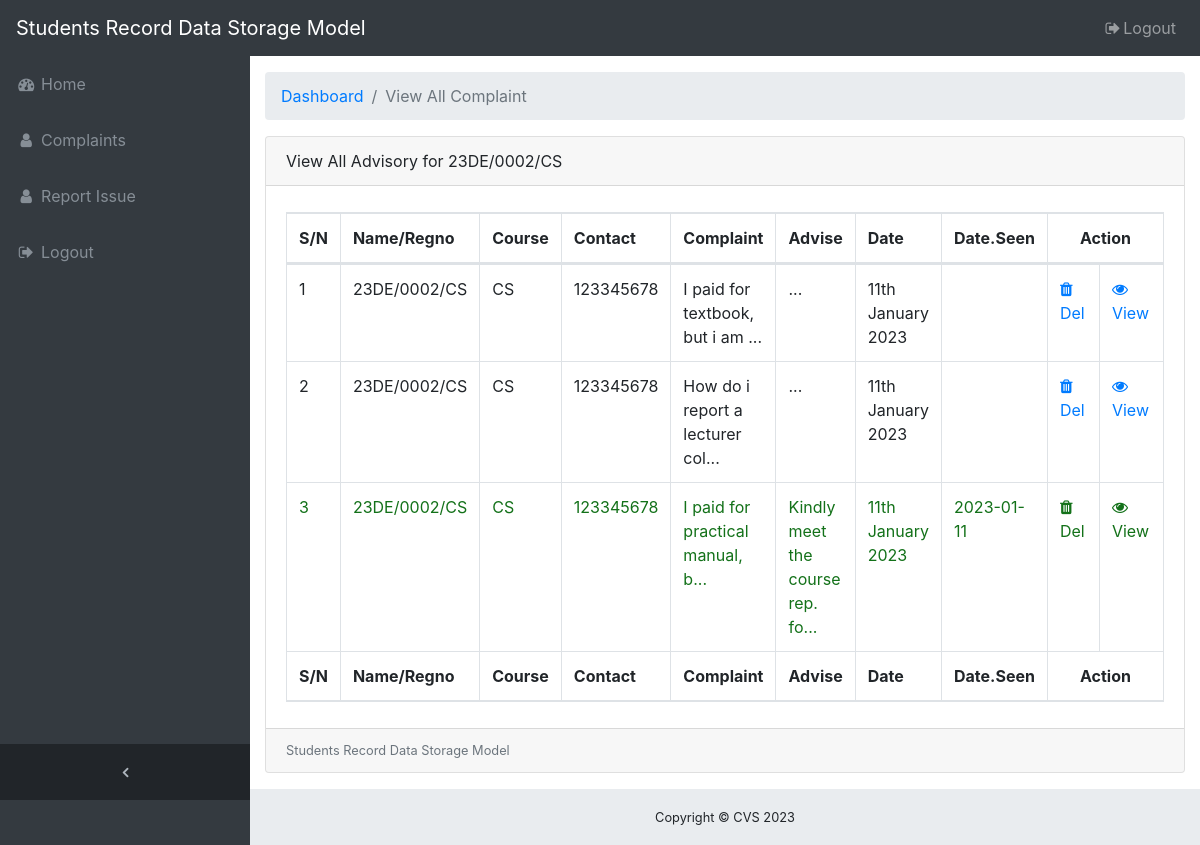
Screenshot of /admin/scomplain.php (signed in) with the database file from the repository.
### tables this page shows
CREATE TABLE IF NOT EXISTS `complaint` (
  `id` int(30) NOT NULL AUTO_INCREMENT,
  `regno` varchar(50) NOT NULL,
  `course` varchar(200) NOT NULL,
  `level` varchar(50) NOT NULL,
  `contact` varchar(20) NOT NULL,
  `complaint` longtext NOT NULL,
  `status` varchar(20) NOT NULL,
  `advise` mediumtext NOT NULL,
  `datetreaded` varchar(50) NOT NULL,
  `datereg` varchar(50) NOT NULL,
  PRIMARY KEY (`id`)
);

### admin/scomplain.php (the view, shortened to what this page needs)
<?php
require_once('db.php');
?>
<!DOCTYPE html>
<html lang="en">
<?php include_once('shead.php'); ?>
  <div class="content-wrapper">
    <div class="container-fluid">
      <ol class="breadcrumb">
        <li class="breadcrumb-item">
          <a href="#">Dashboard</a>
        </li>
        <li class="breadcrumb-item active">View All Complaint</li>
      </ol>
      <div class="card mb-3">
        <div class="card-header">
           View All Advisory for <?php echo $_SESSION['regno'];?></div>
        <div class="card-body">
          <div class="table-responsive">
          <form method="POST" action="">
            <table class="table table-bordered" id="dataTable" width="100%" cellspacing="0">
              <thead>
                <tr>
				  <th>S/N</th>
                  <th>Name/Regno</th>
                  <th>Course</th>
                  <th>Contact</th>
                  <th>Complaint</th>
                  <th>Advise</th>
                  <th>Date</th>
				  <th>Date.Seen</th>
                  <th colspan='2' style='text-align:center;'>Action</th>
                </tr>
              </thead>
              <tfoot>
                <tr>
                  <th>S/N</th>
                  <th>Name/Regno</th>
                  <th>Course</th>
                  <th>Contact</th>
                  <th>Complaint</th>
                  <th>Advise</th>
                  <th>Date</th>
                  <th>Date.Seen</th>
                  <th colspan='2' style='text-align:center;'>Action</th>
                </tr>
              </tfoot>
               <tbody>
				 <?php
					$sn=1;
					$sql = "SELECT * FROM complaint WHERE regno='".$_SESSION['regno']."' ORDER BY status ASC";
					$query=mysqli_query($conn,$sql);
					while($fetchrow=mysqli_fetch_array($query)){
					$stat=''; if($fetchrow['status'] != "" && $fetchrow['advise'] != ""){
						$stat="style='color:#137119;text-decoration:none;'";
					}
					echo"<tr ".$stat.">";
					echo "<td>".$sn."</td>";
					echo "<td>".$fetchrow['regno']."</td>";
					echo "<td>".$fetchrow['course']."</td>";
					echo "<td>".$fetchrow['contact']."</td>";
					echo "<td>".substr($fetchrow['complaint'],0,30)."...</td>";
					echo "<td>".substr($fetchrow['advise'],0,30)."...</td>";
					echo "<td>".$fetchrow['datereg']."</td>";
					echo "<td>".$fetchrow['datetreaded']."</td>";
					echo"<td style='cursor:pointer;width:50px;'><a href='?asjgajjhasjas&ahsjhasghhgas&deleteid=".$fetchrow['id']."&asjgajjhasjas&ahsjhasghhgas&ahsas7ya777as' ".$stat."><i class='fa fa-trash'></i> Del</a></td>";
					echo"<td style='cursor:pointer;width:60px;'><a href='sadvise.php?asjgajjhasjas&ahsjhasghhgas&complaintid=".$fetchrow['id']."&asjgajjhasjas&ahsjhasghhgas&ahsas7ya777as' ".$stat."><i class='fa fa-eye'></i> View</a></td>";
					echo"</tr>";
					$sn++;
					}
				?>
              </tbody>
            </table>
            </form>
          </div>
        </div>
        <div class="card-footer small text-muted">Students Record Data Storage Model</div>
      </div>
    </div>
    <footer class="sticky-footer">
      <div class="container">
        <div class="text-center">
          <small>Copyright &copy; CVS <?php echo date("Y"); ?></small>
        </div>
      </div>
    </footer>
  </div>
</body>
</html>

### admin/shead.php (shortened to what this page needs)
<head>
  <link href="vendor/bootstrap/css/bootstrap.min.css" rel="stylesheet">
  <link href="vendor/font-awesome/css/font-awesome.min.css" rel="stylesheet" type="text/css">
  <link href="vendor/datatables/dataTables.bootstrap4.css" rel="stylesheet">
  <link href="css/sb-admin.css" rel="stylesheet">
</head>
<body class="fixed-nav sticky-footer bg-dark" id="page-top">
  <nav class="navbar navbar-expand-lg navbar-dark bg-dark fixed-top" id="mainNav">
    <a class="navbar-brand" href="index.php">Students Record Data Storage Model</a>
    <div class="collapse navbar-collapse" id="navbarResponsive">
      <ul class="navbar-nav navbar-sidenav" id="exampleAccordion">
        <li class="nav-item" data-toggle="tooltip" data-placement="right" title="Dashboard">
          <a class="nav-link" href="../index.html">
            <i class="fa fa-fw fa-dashboard"></i>
            <span class="nav-link-text">Home</span>
          </a>
        </li>
		<li class="nav-item" data-toggle="tooltip" data-placement="right" title="Dashboard">
          <a class="nav-link" href="scomplain.php">
            <i class="fa fa-fw fa-user"></i>
            <span class="nav-link-text">Complaints</span>
          </a>
        </li>
		<li class="nav-item" data-toggle="tooltip" data-placement="right" title="Dashboard">
          <a class="nav-link" href="sadvise.php">
            <i class="fa fa-fw fa-user"></i>
            <span class="nav-link-text">Report Issue</span>
          </a>
        </li>
       <li class="nav-item" data-toggle="tooltip" data-placement="right" title="Students' Complaint">
          <a class="nav-link" href="logout.php">
            <i class="fa fa-fw fa-sign-out"></i>
            <span class="nav-link-text">Logout</span>
          </a>
        </li>
      </ul>
      <ul class="navbar-nav sidenav-toggler">
        <li class="nav-item">
          <a class="nav-link text-center" id="sidenavToggler">
            <i class="fa fa-fw fa-angle-left"></i>
          </a>
        </li>
      </ul>
      <ul class="navbar-nav ml-auto">
        <li class="nav-item">
          <a class="nav-link" data-toggle="modal" data-target="#exampleModal">
            <i class="fa fa-fw fa-sign-out"></i>Logout</a>
        </li>
      </ul>
    </div>
  </nav>

### admin/css/sb-admin.css (style rules this page uses)
html { position: relative; min-height: 100%; }
body { overflow-x: hidden; }
body.sticky-footer { margin-bottom: 56px; }
body.sticky-footer .content-wrapper { min-height: calc(100vh - 56px - 56px); }
body.fixed-nav { padding-top: 56px; }
.content-wrapper { min-height: calc(100vh - 56px); padding-top: 1rem; }
#mainNav .navbar-collapse { overflow: auto; max-height: 75vh; }
#mainNav .navbar-collapse .navbar-nav .nav-item .nav-link { cursor: pointer; }
#mainNav .navbar-collapse .sidenav-toggler { display: none; }
@media (min-width: 992px) { #mainNav .navbar-brand { width: 250px; } }
@media (min-width: 992px) { #mainNav .navbar-collapse { overflow: visible; max-height: none; } }
@media (min-width: 992px) { #mainNav .navbar-collapse .navbar-sidenav { position: absolute; top: 0; left: 0; -webkit-flex-direction: column; -ms-flex-direction: column; flex-direction: column; margin-top: 56px; } }
@media (min-width: 992px) { #mainNav .navbar-collapse .navbar-sidenav > .nav-item { width: 250px; padding: 0; } }
@media (min-width: 992px) { #mainNav .navbar-collapse .navbar-sidenav > .nav-item > .nav-link { padding: 1em; } }
#mainNav.fixed-top .sidenav-toggler { display: none; }
@media (min-width: 992px) { #mainNav.fixed-top .navbar-sidenav { height: calc(100vh - 112px); } }
@media (min-width: 992px) { #mainNav.fixed-top .sidenav-toggler { position: absolute; top: 0; left: 0; display: flex; -webkit-flex-direction: column; -ms-flex-direction: column; flex-direction: column; margin-top: calc(100vh - 56px); } }
@media (min-width: 992px) { #mainNav.fixed-top .sidenav-toggler > .nav-item { width: 250px; padding: 0; } }
@media (min-width: 992px) { #mainNav.fixed-top .sidenav-toggler > .nav-item > .nav-link { padding: 1em; } }
#mainNav.fixed-top.navbar-dark .sidenav-toggler { background-color: #212529; }
#mainNav.fixed-top.navbar-dark .sidenav-toggler a i { color: #adb5bd; }
.content-wrapper { overflow-x: hidden; background: white; }
@media (min-width: 992px) { .content-wrapper { margin-left: 250px; } }
#sidenavToggler i { font-weight: 800; }
#mainNav.navbar-dark .navbar-collapse .navbar-sidenav > .nav-item > .nav-link { color: #868e96; }
@media (min-width: 992px) { #mainNav.navbar-dark .navbar-collapse .navbar-sidenav { background: #343a40; } }
footer.sticky-footer { position: absolute; right: 0; bottom: 0; width: 100%; height: 56px; background-color: #e9ecef; line-height: 55px; }
@media (min-width: 992px) { footer.sticky-footer { width: calc(100% - 250px); } }

### rows the page displays
complaint: regno "23DE/0002/CS", course "CS", contact "123345678", complaint "I paid for textbook, but i am", datereg "11th January 2023"
complaint: regno "23DE/0002/CS", course "CS", contact "123345678", complaint "How do i report a lecturer col", datereg "11th January 2023"
complaint: regno "23DE/0002/CS", course "CS", contact "123345678", complaint "I paid for practical manual, b", advise "Kindly meet the course rep. fo", datereg "11th January 2023", datetreaded "2023-01-11"

### other values shown
$_SESSION['regno'] "23DE/0002/CS"
